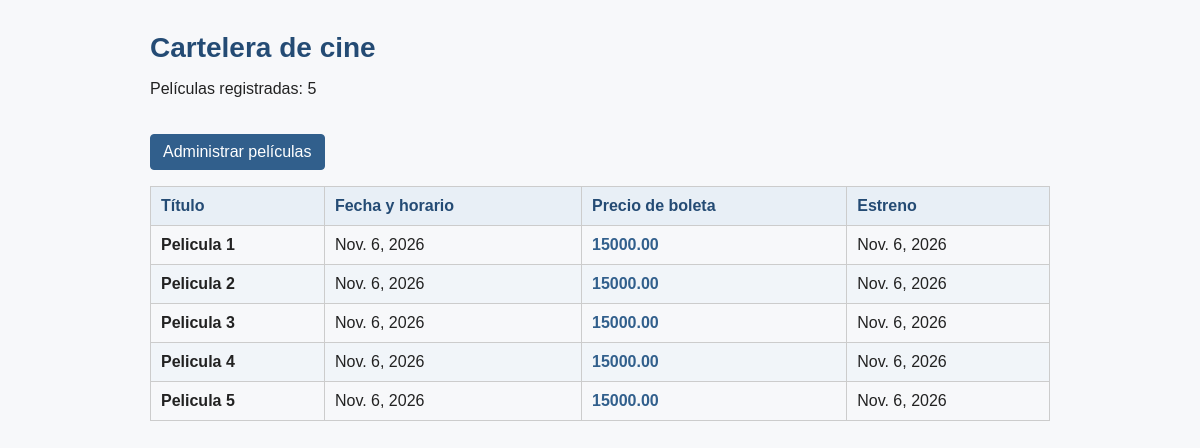
The page / on the database its author committed.
### cine/models.py (models this page shows, shortened)
class Pelicula(models.Model):
    titulo = models.CharField(
        max_length= 120,
        verbose_name= "Titulo de la pelicula"
    )
    sala_horario = models.DateField(
        verbose_name= "Fecha y Hora"
    )
    precio_boleta = models.DecimalField(
        max_digits=10,
        decimal_places=2,
        verbose_name="Precio de la boleta"
    )
    estreno = models.DateField(
        verbose_name= "Fecha de estreno"
    )
    class Meta:
        verbose_name = "Pelicula",
        verbose_name_plural = "Peliculas"
        ordering =['-estreno']

### cine/views.py (the view)
# urls.py: path("", views.lista_peliculas, name="lista_peliculas"),
def lista_peliculas(request):
    peliculas = Pelicula.objects.all()
    context = {
        'peliculas': peliculas,
        'total_peliculas': peliculas.count()
    }
    return render(request, 'cine/index.html', context)

### cine/templates/cine/index.html (shortened to what this page needs)
<!doctype html>
<html lang="es">
<head>
</head>
<body>
    <main>
        <header class="encabezado">
            <div>
                <h1>Cartelera de cine</h1>
                <p>Películas registradas: {{ total_peliculas }}</p>
            </div>
        </header>
        <div class="acciones">
            <a class="boton" href="{% url 'admin:cine_pelicula_changelist' %}">Administrar películas</a>
        </div>
        {% if peliculas %}
            <div class="tabla-contenedor">
                <table>
                    <thead>
                        <tr>
                            <th>Título</th>
                            <th>Fecha y horario</th>
                            <th>Precio de boleta</th>
                            <th>Estreno</th>
                        </tr>
                    </thead>
                    <tbody>
                        {% for pelicula in peliculas %}
                            <tr>
                                <td class="titulo-pelicula">{{ pelicula.titulo }}</td>
                                <td>{{ pelicula.sala_horario }}</td>
                                <td class="precio">{{ pelicula.precio_boleta }}</td>
                                <td>{{ pelicula.estreno }}</td>
                            </tr>
                        {% endfor %}
                    </tbody>
                </table>
            </div>
        {% else %}
            <div class="vacio">
                <p>Aún no hay películas registradas.</p>
            </div>
        {% endif %}
    </main>
</body>
</html>

### cine/templates/cine/index.html (style rules this page uses)
body { margin: 0; padding: 32px 16px; color: #222; font-family: Arial, sans-serif; background: #f7f8fa; }
main { max-width: 900px; margin: 0 auto; }
.encabezado { display: flex; align-items: center; justify-content: space-between; gap: 16px; margin-bottom: 20px; }
h1 { margin: 0 0 8px; font-size: 28px; color: #244b74; }
.acciones { margin-bottom: 16px; }
.boton { display: inline-block; padding: 8px 12px; border: 1px solid #315f8c; border-radius: 4px; background: #315f8c; color: #fff; text-decoration: none; }
.tabla-contenedor { overflow-x: auto; }
table { width: 100%; border-collapse: collapse; text-align: left; }
th, td { padding: 10px; border: 1px solid #ccc; }
th { background: #e8eff6; color: #244b74; }
tbody tr:nth-child(even) { background: #f1f5f9; }
.titulo-pelicula { font-weight: 700; }
.precio { color: #315f8c; font-weight: 700; white-space: nowrap; }

### rows shown on the page
Pelicula: titulo "Pelicula 1", sala_horario "Nov. 6, 2026", precio_boleta "15000.00", estreno "Nov. 6, 2026"
Pelicula: titulo "Pelicula 2", sala_horario "Nov. 6, 2026", precio_boleta "15000.00", estreno "Nov. 6, 2026"
Pelicula: titulo "Pelicula 3", sala_horario "Nov. 6, 2026", precio_boleta "15000.00", estreno "Nov. 6, 2026"
Pelicula: titulo "Pelicula 4", sala_horario "Nov. 6, 2026", precio_boleta "15000.00", estreno "Nov. 6, 2026"
Pelicula: titulo "Pelicula 5", sala_horario "Nov. 6, 2026", precio_boleta "15000.00", estreno "Nov. 6, 2026"

### other values the page prints
{{ total_peliculas }} "5"
